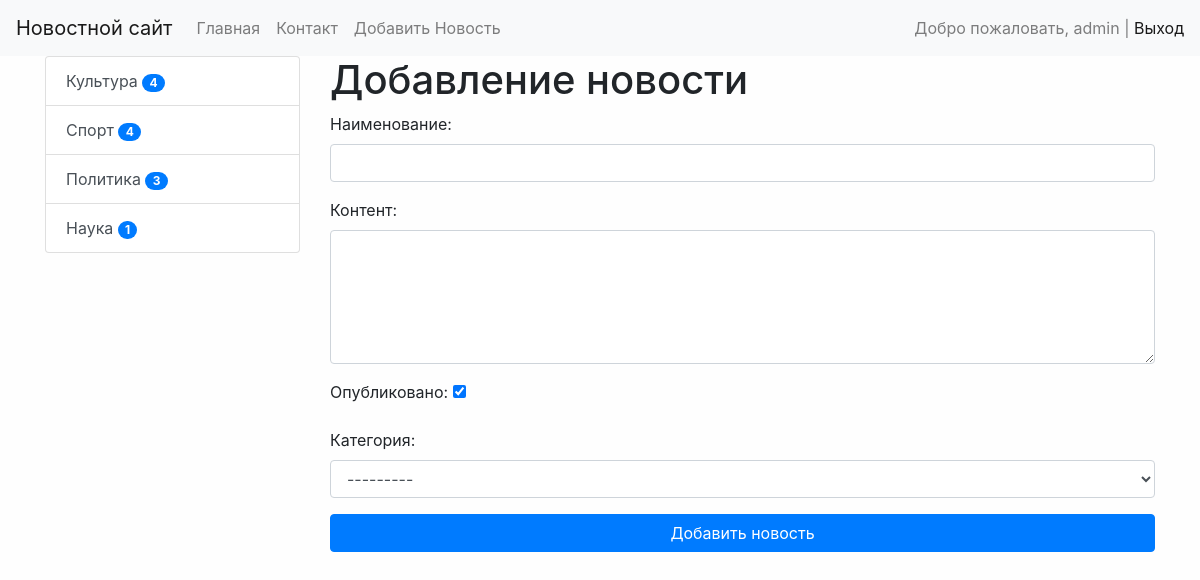
The app's page /news/add-news/ (signed in) with its own data.
### news/models.py (models this page shows)
class Category(models.Model):
    title = models.CharField(verbose_name='Наименование категории', max_length=150, db_index=True)
    def get_absolute_url(self):
        return reverse('category', kwargs={'category_id': self.pk})
    def __str__(self):
        return self.title
    class Meta:
        verbose_name = 'Категорию'
        verbose_name_plural = 'Категории'
        ordering = ['title']

### news/views.py (the view)
# urls.py: path('news/add-news/', CreateNewsView.as_view(), name='add_news'),
class CreateNewsView(LoginRequiredMixin, CreateView):
    form_class = NewsForm
    template_name = 'news/add_news.html'
    raise_exception = True

### news/forms.py (shortened to what this page needs)
class NewsForm(forms.ModelForm):
    class Meta:
        model = News
        fields = ['title', 'content', 'is_published', 'category']
        widgets = {
            'title': forms.TextInput(attrs={'class': 'form-control'}),
            'content': forms.Textarea(attrs={'class': 'form-control', 'rows': 5}),
            'category': forms.Select(attrs={'class': 'form-control'}),
        }

### news/templatetags/news_tags.py (called while the page is built)
@register.inclusion_tag('news/list_categories.html')
def show_categories():
    categories = cache.get('categories')
    if not categories:
        categories = Category.objects.annotate(cnt=Count('news', filter=F('news__is_published'))).filter(cnt__gt=0)
        cache.set('categories', categories, 30)
    return {'categories': categories}

### news/templates/news/add_news.html (shortened to what this page needs)
{% extends "base.html" %}
{% block sidebar %}
{%include 'inc/_sidebar.html'%}
{% endblock %}
{% block content %}
<h1>Добавление новости</h1>
<form action="{%url 'add_news'%}" method="post">
    {{form.as_p}}
    <button type="submit" class="btn btn-primary btn-block"> Добавить новость</button>
</form>
{% endblock %}

### templates/inc/_nav.html (shortened to what this page needs)
<nav class="navbar navbar-expand-lg navbar-light bg-light">
    <a class="navbar-brand" href="{%url 'home'%}">Новостной сайт</a>
    <div class="collapse navbar-collapse" id="navbarSupportedContent">
        <ul class="navbar-nav mr-auto">
            <li class="nav-item"><a class="nav-link" href="{%url 'home'%}">Главная</a></li>
            <li class="nav-item"><a class="nav-link" href="{%url 'contact'%}">Контакт</a></li>
            {% if request.user.is_authenticated %}
            <li class="nav-item"><a class="nav-link" href="{%url 'add_news'%}">Добавить Новость</a></li>
            {%endif%}
        </ul>
        <span class="navbar-text">
            {% if request.user.is_authenticated %}
            Добро пожаловать, {{ user.username }} | <a href="{%url 'logout'%}">Выход</a>
            {%else%}
            <a href="{%url 'register'%}">Register</a> | <a href="{%url 'login'%}">Login</a>
            {%endif%}
        </span>
    </div>
</nav>

### news/templates/news/list_categories.html
<div class="list-group">
    {%for item in categories %}
    <a href="{{item.get_absolute_url}}" class="list-group-item list-group-item-action">{{item.title}} <span
            class="badge badge-primary badge-pill">{{item.cnt}}</span></a>
    {%endfor%}
</div>

### mysite/static/css/style.css (style rules this page uses)
body { background-color: #fefefe; }

### records on screen
Category: title "Культура", cnt "4"
Category: title "Спорт", cnt "4"
Category: title "Политика", cnt "3"
Category: title "Наука", cnt "1"

### other values on screen
{{ user.username }} "admin"
